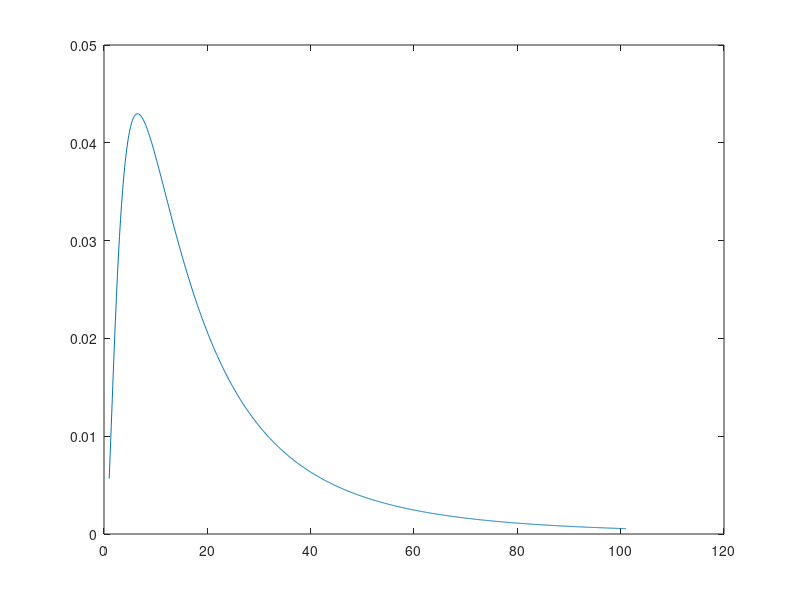
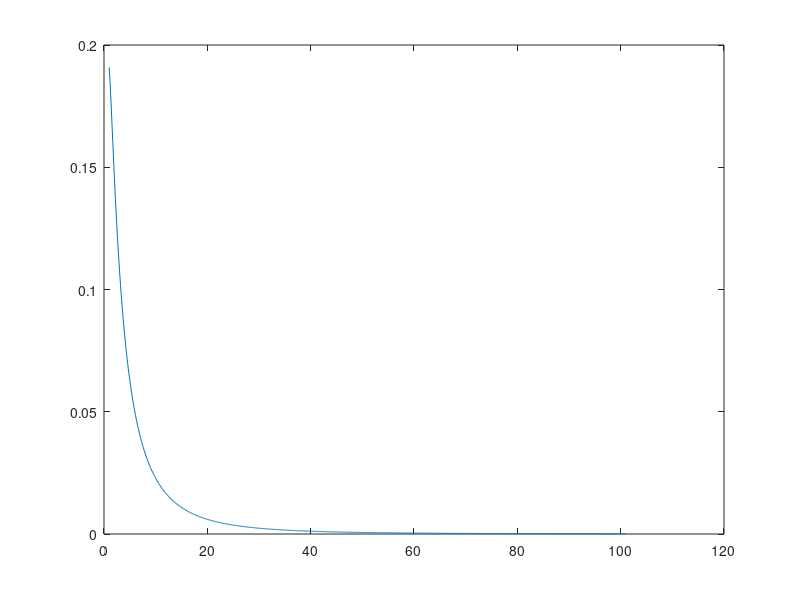
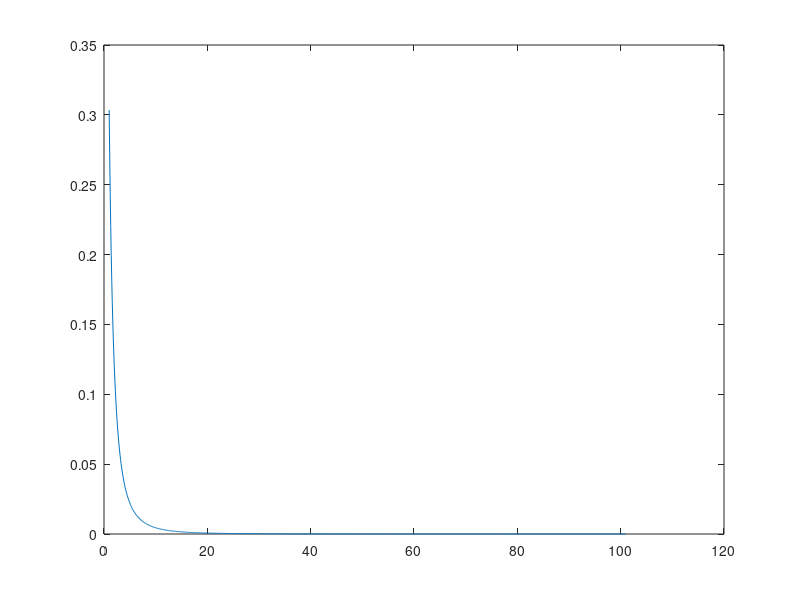
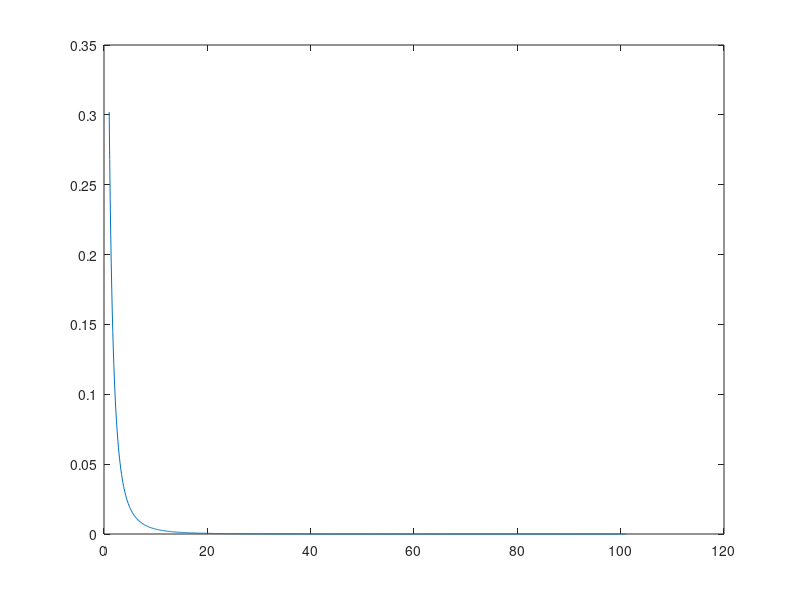

Write MATLAB code to recreate these figures, in order. (Note: this script raises an error after producing the figures.)
clc;
clear all;

fileID = fopen('agartalax.txt','r');
x= fscanf(fileID,'%f %f\n',[1,Inf]);
x=x';
fclose(fileID);

fileID = fopen('agartalay.txt','r');
y= fscanf(fileID,'%f %f\n',[1,Inf]);
y=y';
fclose(fileID);

for i=1:8  
    for j=1:2000
        tx(j)=x((2000*(i-1))+j);
        ty(j)=y((2000*(i-1))+j);
    end
    figure,plot(tx,ty);
end